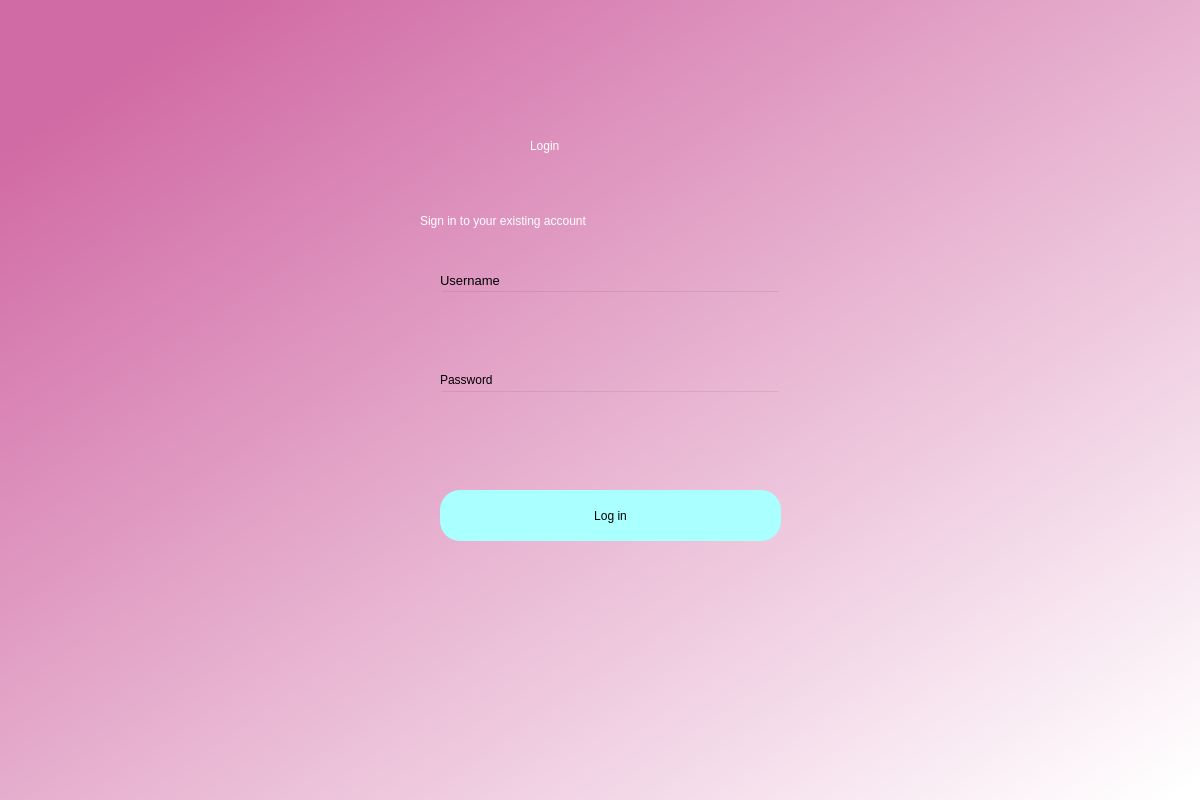
<?xml version="1.0" encoding="UTF-8"?>
<ui version="4.0">
 <class>Dialog</class>
 <widget class="QDialog" name="Dialog">
  <property name="geometry">
   <rect>
    <x>0</x>
    <y>0</y>
    <width>1200</width>
    <height>800</height>
   </rect>
  </property>
  <property name="windowTitle">
   <string>Login Page</string>
  </property>
  <widget class="QWidget" name="bgwidget" native="true">
   <property name="geometry">
    <rect>
     <x>0</x>
     <y>0</y>
     <width>1201</width>
     <height>801</height>
    </rect>
   </property>
   <property name="styleSheet">
    <string notr="true">QWidget#bgwidget{
background-color:qlineargradient(spread:pad, x1:0.091, y1:0.101636, x2:0.991379, y2:0.977, stop:0 rgba(209, 107, 165, 255), stop:1 rgba(255, 255, 255, 255));}</string>
   </property>
   <widget class="QLabel" name="label">
    <property name="geometry">
     <rect>
      <x>530</x>
      <y>110</y>
      <width>151</width>
      <height>71</height>
     </rect>
    </property>
    <property name="styleSheet">
     <string notr="true">font: 36pt &quot;MS Shell Dlg 2&quot;; color:rgb(255, 255, 255)</string>
    </property>
    <property name="text">
     <string>Login</string>
    </property>
   </widget>
   <widget class="QLabel" name="label_2">
    <property name="geometry">
     <rect>
      <x>420</x>
      <y>200</y>
      <width>391</width>
      <height>41</height>
     </rect>
    </property>
    <property name="styleSheet">
     <string notr="true">font: 16pt &quot;MS Shell Dlg 2&quot;;color:rgb(255, 255, 255)</string>
    </property>
    <property name="text">
     <string>Sign in to your existing account</string>
    </property>
   </widget>
   <widget class="QPushButton" name="login">
    <property name="geometry">
     <rect>
      <x>440</x>
      <y>490</y>
      <width>341</width>
      <height>51</height>
     </rect>
    </property>
    <property name="styleSheet">
     <string notr="true">border-radius:20px;
background-color: rgb(170, 255, 255);
font: 14pt &quot;MS Shell Dlg 2&quot;;</string>
    </property>
    <property name="text">
     <string>Log in</string>
    </property>
   </widget>
   <widget class="QLineEdit" name="emailfield">
    <property name="geometry">
     <rect>
      <x>440</x>
      <y>290</y>
      <width>341</width>
      <height>51</height>
     </rect>
    </property>
    <property name="styleSheet">
     <string notr="true">background-color:rgba(0,0,0,0);
font: 12pt &quot;MS Shell Dlg 2&quot;;</string>
    </property>
   </widget>
   <widget class="QLineEdit" name="passwordfield">
    <property name="geometry">
     <rect>
      <x>440</x>
      <y>390</y>
      <width>341</width>
      <height>51</height>
     </rect>
    </property>
    <property name="styleSheet">
     <string notr="true">background-color:rgba(0,0,0,0);
font: 12pt &quot;MS Shell Dlg 2&quot;;</string>
    </property>
   </widget>
   <widget class="QLabel" name="label_3">
    <property name="geometry">
     <rect>
      <x>440</x>
      <y>270</y>
      <width>81</width>
      <height>20</height>
     </rect>
    </property>
    <property name="font">
     <font>
      <family>MS Shell Dlg 2</family>
      <pointsize>10</pointsize>
      <weight>50</weight>
      <italic>false</italic>
      <bold>false</bold>
     </font>
    </property>
    <property name="styleSheet">
     <string notr="true">font: 10pt &quot;MS Shell Dlg 2&quot;;</string>
    </property>
    <property name="text">
     <string>Username</string>
    </property>
   </widget>
   <widget class="QLabel" name="label_4">
    <property name="geometry">
     <rect>
      <x>440</x>
      <y>370</y>
      <width>81</width>
      <height>20</height>
     </rect>
    </property>
    <property name="styleSheet">
     <string notr="true">font: 10pt &quot;MS Shell Dlg 2&quot;;</string>
    </property>
    <property name="text">
     <string>Password</string>
    </property>
   </widget>
   <widget class="QLabel" name="error">
    <property name="geometry">
     <rect>
      <x>440</x>
      <y>456</y>
      <width>341</width>
      <height>20</height>
     </rect>
    </property>
    <property name="styleSheet">
     <string notr="true">font: 12pt &quot;MS Shell Dlg 2&quot;; color:red;</string>
    </property>
    <property name="text">
     <string/>
    </property>
   </widget>
  </widget>
 </widget>
 <resources/>
 <connections/>
</ui>
